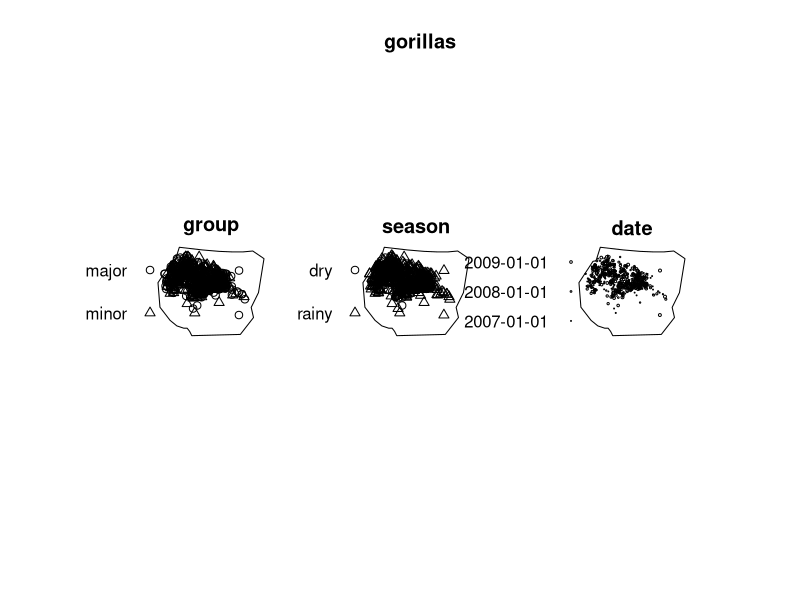
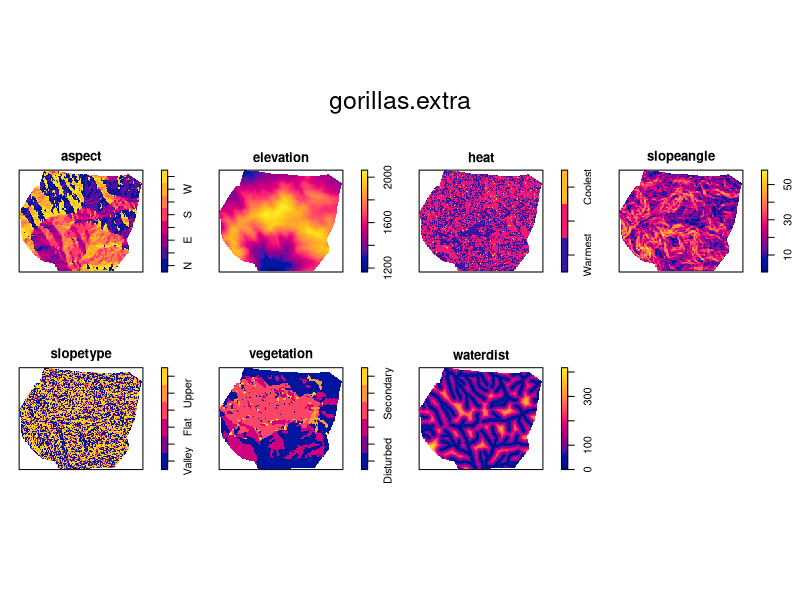

Recreate these plots in R, in order.
library(spatstat.data)


### Name: gorillas
### Title: Gorilla Nesting Sites
### Aliases: gorillas gorillas.extra
### Keywords: datasets

### ** Examples

  if(require(spatstat)) {
  summary(gorillas)
  plot(gorillas)
  plot(gorillas.extra)
  }
